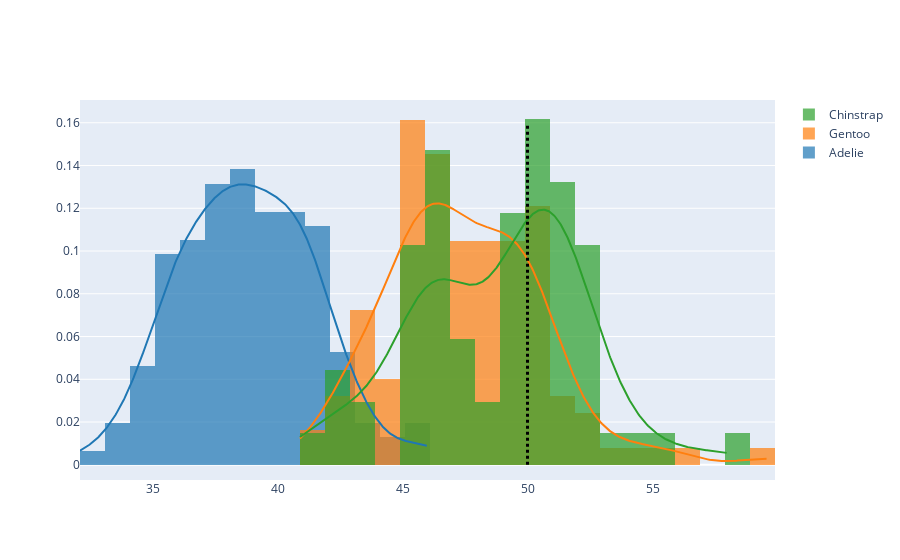

The notebook cell this image was saved under:
### Markdown cell above
Consider a penguin with `bill_length_mm == 50.`

### Code cell
fig = ff.create_distplot(
    [df.loc[df.species=='Adelie', 'bill_length_mm'], df.loc[df.species=='Gentoo', 'bill_length_mm'], df.loc[df.species=='Chinstrap', 'bill_length_mm']],
    ['Adelie', 'Gentoo', 'Chinstrap'],
    show_rug=False, bin_size=1
)
fig.add_shape(type="line",
    x0=50, y0=0, x1=50, y1=.16,
    line=dict(color="black",width=3, dash="dot")
)
fig

### Figure 1 — Plotly figure (JSON) as saved in the notebook; plotly's stock layout.template omitted (floating-point values rounded to 4 significant figures; data arrays with more than 128 entries replaced by an {"elided": "..."} marker saying what was removed)
{"data": [{"autobinx": false, "histnorm": "probability density", "legendgroup": "Adelie", "marker": {"color": "rgb(31, 119, 180)"}, "name": "Adelie", "opacity": 0.7, "type": "histogram", "x": {"elided": "152 float values"}, "xaxis": "x", "xbins": {"end": 46, "size": 1, "start": 32.1}, "yaxis": "y"}, {"autobinx": false, "histnorm": "probability density", "legendgroup": "Gentoo", "marker": {"color": "rgb(255, 127, 14)"}, "name": "Gentoo", "opacity": 0.7, "type": "histogram", "x": [46.1, 50, 48.7, 50, 47.6, 46.5, 45.4, 46.7, 43.3, 46.8, 40.9, 49, 45.5, 48.4, 45.8, 49.3, 42, 49.2, 46.2, 48.7, 50.2, 45.1, 46.5, 46.3, 42.9, 46.1, 44.5, 47.8, 48.2, 50, 47.3, 42.8, 45.1, 59.6, 49.1, 48.4, 42.6, 44.4, 44, 48.7, 42.7, 49.6, 45.3, 49.6, 50.5, 43.6, 45.5, 50.5, 44.9, 45.2, 46.6, 48.5, 45.1, 50.1, 46.5, 45, 43.8, 45.5, 43.2, 50.4, 45.3, 46.2, 45.7, 54.3, 45.8, 49.8, 46.2, 49.5, 43.5, 50.7, 47.7, 46.4, 48.2, 46.5, 46.4, 48.6, 47.5, 51.1, 45.2, 45.2, 49.1, 52.5, 47.4, 50, 44.9, 50.8, 43.4, 51.3, 47.5, 52.1, 47.5, 52.2, 45.5, 49.5, 44.5, 50.8, 49.4, 46.9, 48.4, 51.1, 48.5, 55.9, 47.2, 49.1, 47.3, 46.8, 41.7, 53.4, 43.3, 48.1, 50.5, 49.8, 43.5, 51.5, 46.2, 55.1, 44.5, 48.8, 47.2, 47.3, 46.8, 50.4, 45.2, 49.9], "xaxis": "x", "xbins": {"end": 59.6, "size": 1, "start": 40.9}, "yaxis": "y"}, {"autobinx": false, "histnorm": "probability density", "legendgroup": "Chinstrap", "marker": {"color": "rgb(44, 160, 44)"}, "name": "Chinstrap", "opacity": 0.7, "type": "histogram", "x": [46.5, 50, 51.3, 45.4, 52.7, 45.2, 46.1, 51.3, 46, 51.3, 46.6, 51.7, 47, 52, 45.9, 50.5, 50.3, 58, 46.4, 49.2, 42.4, 48.5, 43.2, 50.6, 46.7, 52, 50.5, 49.5, 46.4, 52.8, 40.9, 54.2, 42.5, 51, 49.7, 47.5, 47.6, 52, 46.9, 53.5, 49, 46.2, 50.9, 45.5, 50.9, 50.8, 50.1, 49, 51.5, 49.8, 48.1, 51.4, 45.7, 50.7, 42.5, 52.2, 45.2, 49.3, 50.2, 45.6, 51.9, 46.8, 45.7, 55.8, 43.5, 49.6, 50.8, 50.2], "xaxis": "x", "xbins": {"end": 58, "size": 1, "start": 40.9}, "yaxis": "y"}, {"legendgroup": "Adelie", "marker": {"color": "rgb(31, 119, 180)"}, "mode": "lines", "name": "Adelie", "showlegend": false, "type": "scatter", "x": {"elided": "500 float values"}, "xaxis": "x", "y": {"elided": "500 float values"}, "yaxis": "y"}, {"legendgroup": "Gentoo", "marker": {"color": "rgb(255, 127, 14)"}, "mode": "lines", "name": "Gentoo", "showlegend": false, "type": "scatter", "x": {"elided": "500 float values"}, "xaxis": "x", "y": {"elided": "500 float values"}, "yaxis": "y"}, {"legendgroup": "Chinstrap", "marker": {"color": "rgb(44, 160, 44)"}, "mode": "lines", "name": "Chinstrap", "showlegend": false, "type": "scatter", "x": {"elided": "500 float values"}, "xaxis": "x", "y": {"elided": "500 float values"}, "yaxis": "y"}], "layout": {"barmode": "overlay", "hovermode": "closest", "legend": {"traceorder": "reversed"}, "shapes": [{"line": {"color": "black", "dash": "dot", "width": 3}, "type": "line", "x0": 50, "x1": 50, "y0": 0, "y1": 0.16}], "xaxis": {"anchor": "y2", "domain": [0, 1], "zeroline": false}, "yaxis": {"anchor": "free", "domain": [0, 1], "position": 0}}}
